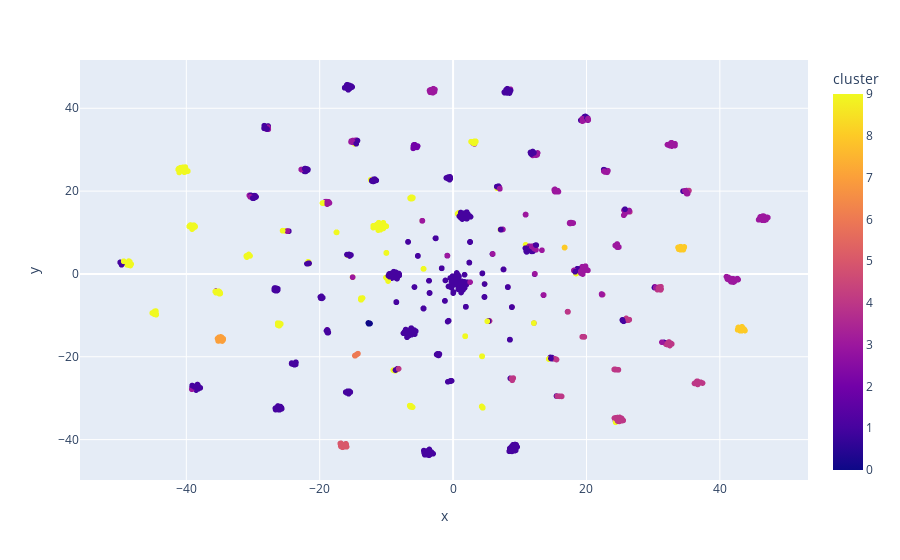

Here is the notebook cell this chart was saved with:
### Markdown cell above
# Visualizing the Clusters with t-SNE

### Code cell
tsne_pipeline = Pipeline([('scaler', StandardScaler()), ('tsne', TSNE(n_components=2, verbose=1))])
genre_embedding = tsne_pipeline.fit_transform(X)
projection = pd.DataFrame(columns=['x', 'y'], data=genre_embedding)
projection['genres'] = music_data['genre']
projection['cluster'] = music_data['cluster']

fig = px.scatter(
    projection, x='x', y='y', color='cluster', hover_data=['x', 'y', 'genres'])
fig.show()

### Figure 1 — Plotly figure (JSON) as saved in the notebook; plotly's stock layout.template omitted (floating-point values rounded to 4 significant figures; data arrays with more than 128 entries replaced by an {"elided": "..."} marker saying what was removed)
{"data": [{"customdata": {"elided": "1495x1 str values"}, "hovertemplate": "x=%{x}<br>y=%{y}<br>genres=%{customdata[0]}<br>cluster=%{marker.color}<extra></extra>", "legendgroup": "", "marker": {"color": {"elided": "1495 int values"}, "coloraxis": "coloraxis", "symbol": "circle"}, "mode": "markers", "name": "", "showlegend": false, "type": "scattergl", "x": {"elided": "1495 float values"}, "xaxis": "x", "y": {"elided": "1495 float values"}, "yaxis": "y"}], "layout": {"coloraxis": {"colorbar": {"title": {"text": "cluster"}}, "colorscale": [[0, "#0d0887"], [0.1111, "#46039f"], [0.2222, "#7201a8"], [0.3333, "#9c179e"], [0.4444, "#bd3786"], [0.5556, "#d8576b"], [0.6667, "#ed7953"], [0.7778, "#fb9f3a"], [0.8889, "#fdca26"], [1, "#f0f921"]]}, "legend": {"tracegroupgap": 0}, "margin": {"t": 60}, "xaxis": {"anchor": "y", "domain": [0, 1], "title": {"text": "x"}}, "yaxis": {"anchor": "x", "domain": [0, 1], "title": {"text": "y"}}}}
